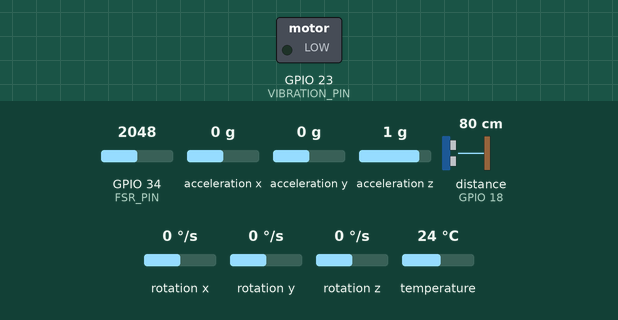
This sketch was run on a simulated ESP32. Parts: switched loads named in the sketch (green lamp = pin HIGH). Dashed ring = blinking. The test bench sets the inputs (shaded band); at power-on: acceleration x 0 g, distance to the obstacle (sensor on GPIO 18) 80 cm, GPIO 34 (FSR_PIN) = 2048, acceleration y 0 g, acceleration z 1 g, rotation x 0 °/s, rotation y 0 °/s, rotation z 0 °/s, temperature 24 °C. The echo pulse lasts 58.3 µs per cm; WiFi joins after 1.5 s; servers stay silent unless stated; what the sketch prints to the serial monitor is not drawn.

Above: at 3.0 s.
3.1 s: acceleration x set to 0.3 g
At 3.6 s:
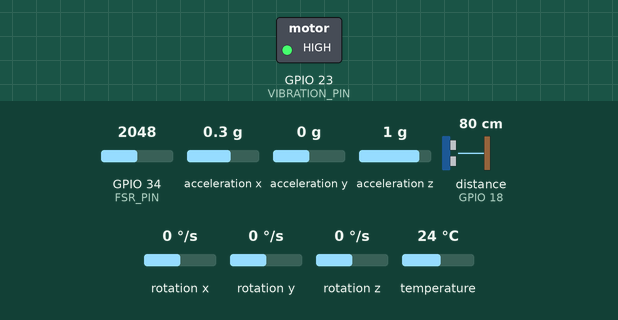
8.0 s: distance to the obstacle (sensor on GPIO 18) set to 2 cm
At 9.6 s:
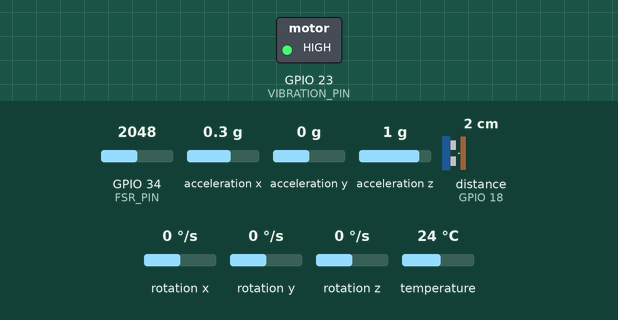
Timing chart, 0 to 18.9 s (numbered marks = the images above; inputs shaded):
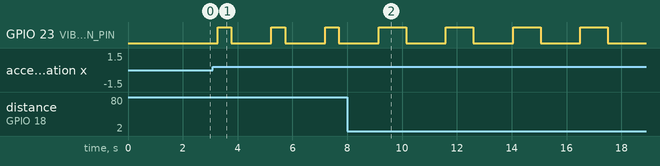

Measured:
- the behaviour switches between 0.1 and 0.2 g on acceleration x (found by bisection; images 0 and 1)
- after the input at 3.1 s, GPIO 23 (VIBRATION_PIN): alternates HIGH for 0.50 s and LOW for 1.5 s, starting after 0.17 s
- after the input at 8.0 s, GPIO 23 (VIBRATION_PIN): alternates HIGH for 1.0 s and LOW for 1.5 s, starting after 2.1 s

The sketch:

main.ino
```cpp
// Required Libraries
#include <Wire.h>
#include <Adafruit_MPU6050.h>
#include <NewPing.h>
#include <WiFi.h>
#include <BlynkSimpleEsp32.h>
#include <FirebaseESP32.h>

// Wi-Fi & Cloud Config
#define FIREBASE_HOST "your-project.firebaseio.com"
#define FIREBASE_AUTH "your-api-key"
#define BLYNK_AUTH "your-blynk-auth"
#define WIFI_SSID "Your_WiFi_Name"
#define WIFI_PASS "Your_WiFi_Password"

// Sensor Pins
#define FSR_PIN 34        // Force Sensor (FSR402)
#define TRIG_PIN 5        // Ultrasonic Trigger
#define ECHO_PIN 18       // Ultrasonic Echo
#define VIBRATION_PIN 23  // Vibration Motor

// Objects
Adafruit_MPU6050 mpu;
NewPing sonar(TRIG_PIN, ECHO_PIN, 200);
FirebaseData fbData;

// Moving Average Filter for Noise Reduction
#define WINDOW_SIZE 5
int readings[WINDOW_SIZE] = {0};
int index = 0;

// Function to calculate Moving Average
int movingAverage(int newValue) {
  readings[index] = newValue;
  index = (index + 1) % WINDOW_SIZE;
  int sum = 0;
  for (int i = 0; i < WINDOW_SIZE; i++) {
    sum += readings[i];
  }
  return sum / WINDOW_SIZE;
}

void setup() {
  Serial.begin(115200);

  // Wi-Fi & Blynk Initialization
  WiFi.begin(WIFI_SSID, WIFI_PASS);
  Blynk.begin(BLYNK_AUTH, WIFI_SSID, WIFI_PASS);
  Firebase.begin(FIREBASE_HOST, FIREBASE_AUTH);

  // MPU6050 Initialization
  Wire.begin();
  if (!mpu.begin()) {
    Serial.println("MPU6050 Initialization Failed!");
    while (1);
  }

  // Pin Setup
  pinMode(FSR_PIN, INPUT);
  pinMode(VIBRATION_PIN, OUTPUT);
}

void loop() {
  Blynk.run();  // Run Blynk service

  // Read Sensors
  int forceValue = analogRead(FSR_PIN);
  forceValue = movingAverage(forceValue);  // Apply filtering

  int strideLength = sonar.ping_cm();  // Measure stride using Ultrasonic Sensor

  // Read MPU6050 Data
  sensors_event_t a, g, temp;
  mpu.getEvent(&a, &g, &temp);
  float tremor = a.acceleration.x;  // Detect tremors

  // Detect Gait Abnormalities
  if (forceValue < 100) {
    Serial.println("⚠ Low Foot Pressure - Possible Shuffling Gait");
    triggerAlert();
  }
  if (strideLength < 10) {
    Serial.println("⚠ Short Stride - Possible Freezing of Gait");
    triggerAlert();
  }
  if (tremor > 1.5) {
    Serial.println("⚠ Tremors Detected");
    triggerAlert();
  }

  // Send Data to Blynk (Mobile App)
  Blynk.virtualWrite(V1, forceValue);
  Blynk.virtualWrite(V2, strideLength);
  Blynk.virtualWrite(V3, tremor);

  // Send Data to Firebase (Cloud)
  Firebase.setFloat(fbData, "/Gait/Force", forceValue);
  Firebase.setFloat(fbData, "/Gait/Stride", strideLength);
  Firebase.setFloat(fbData, "/Gait/Tremor", tremor);

  delay(1000);  // Wait before next reading
}

// Function to trigger vibration alert
void triggerAlert() {
  digitalWrite(VIBRATION_PIN, HIGH);
  delay(500);
  digitalWrite(VIBRATION_PIN, LOW);
}
```
